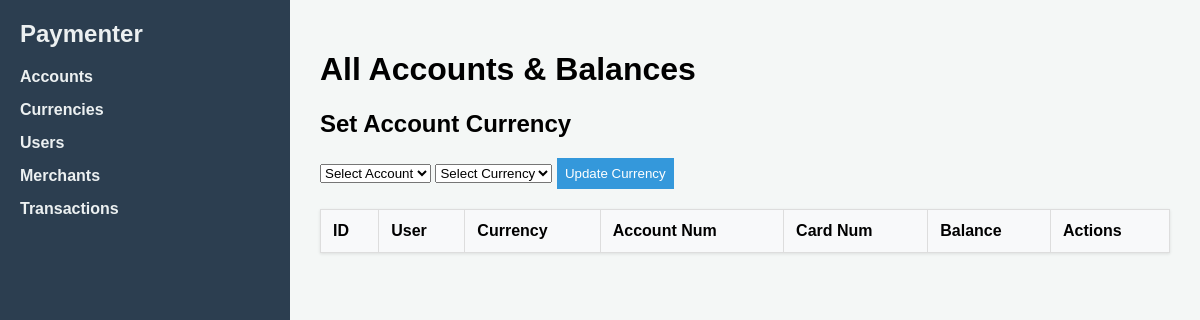
The app's page /dashboard/accounts, older data.
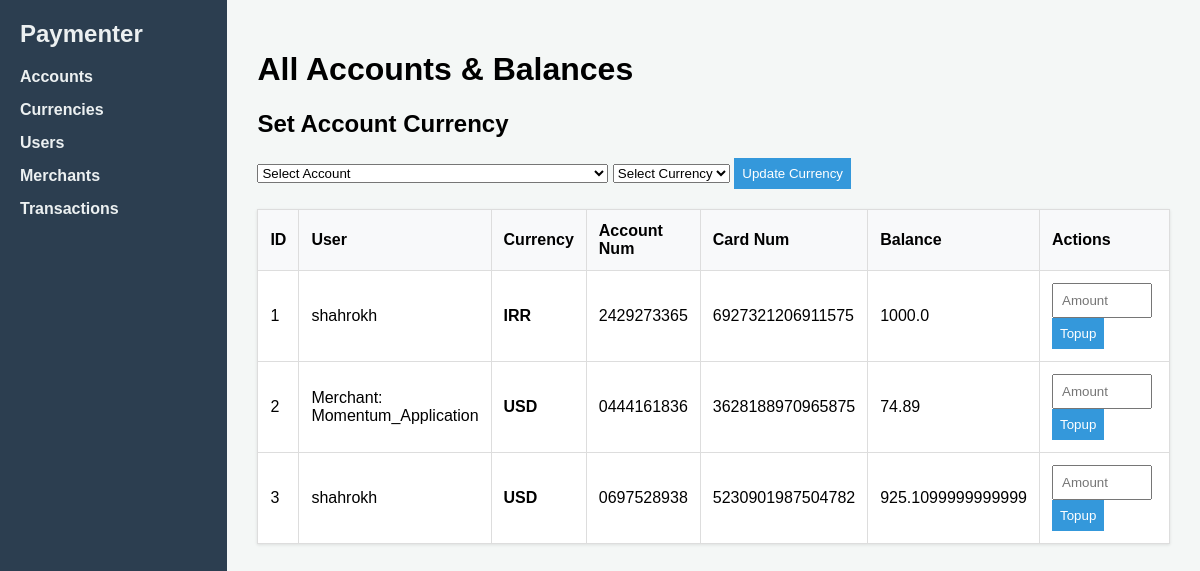
The same page, newer data.
### tables this page shows
CREATE TABLE accounts (
            id INTEGER PRIMARY KEY AUTOINCREMENT,
            user_id INTEGER NOT NULL,
            currency_id INTEGER NOT NULL,
            account_number TEXT NOT NULL UNIQUE,
            card_number TEXT NOT NULL UNIQUE,
            balance REAL NOT NULL DEFAULT 0.0,
            FOREIGN KEY (user_id) REFERENCES users(id),
            FOREIGN KEY (currency_id) REFERENCES currencies(id)
        );

CREATE TABLE users (
            id INTEGER PRIMARY KEY AUTOINCREMENT,
            name TEXT NOT NULL,
            phone_email TEXT NOT NULL UNIQUE
        );

CREATE TABLE currencies (
            id INTEGER PRIMARY KEY AUTOINCREMENT,
            name TEXT NOT NULL,
            code TEXT NOT NULL UNIQUE,
            is_active BOOLEAN NOT NULL DEFAULT 1
        );

### controllers/dashboard_controller.py (the view)
@dashboard_bp.route('/accounts', methods=['GET'])
def accounts():
    accounts_list = account_service.get_all()
    active_currencies = account_service.get_active_currencies()
    return render_template('accounts.html', accounts=accounts_list, currencies=active_currencies)

### database/connection.py (called while the page is built)
def get_db_connection():
    if not os.path.exists(DB_DIR):
        os.makedirs(DB_DIR)
    conn = sqlite3.connect(DB_PATH)
    conn.row_factory = sqlite3.Row  # Allows accessing columns by name
    conn.execute("PRAGMA foreign_keys = ON;")  # Enforce relational integrity
    return conn

### repositories/account_repo.py (called while the page is built)
def get_all():
    conn = get_db_connection()
    accounts = conn.execute("""
        SELECT a.id, a.user_id, a.currency_id, a.account_number, a.card_number, a.balance,
               u.name as user_name,
               c.code as currency_code
        FROM accounts a
        LEFT JOIN users u ON a.user_id = u.id
        LEFT JOIN currencies c ON a.currency_id = c.id
        ORDER BY a.id
    """).fetchall()
    conn.close()
    return accounts

### repositories/currency_repo.py (called while the page is built)
def get_active():
    conn = get_db_connection()
    currencies = conn.execute("SELECT * FROM currencies WHERE is_active = 1").fetchall()
    conn.close()
    return currencies

### services/account_service.py (called while the page is built)
def get_all():
    return account_repo.get_all()

def get_active_currencies():
    return currency_repo.get_active()

### templates/accounts.html (shortened to what this page needs)
{% extends 'base.html' %}
{% block head %}
    <link rel="stylesheet" href="{{ url_for('static', filename='css/account.css') }}">
{% endblock %}
{% block body %}
<h1>All Accounts & Balances</h1>
<div class="form-container">
    <h2>Set Account Currency</h2>
    <form action="{{ url_for('dashboard.update_account_currency') }}" method="POST">
        <select name="account_id" required>
            <option value="" disabled selected>Select Account</option>
        </select>
        <select name="currency_id" required>
            <option value="" disabled selected>Select Currency</option>
        </select>
        <button type="submit">Update Currency</button>
    </form>
</div>
<table>
    <tr>
        <th>ID</th><th>User</th><th>Currency</th><th>Account Num</th><th>Card Num</th><th>Balance</th><th>Actions</th>
    </tr>
    {% for a in accounts %}
    <tr>
        <td>{{ a.id }}</td>
        <td>{{ a.user_name }}</td>
        <td><strong>{{ a.currency_code or 'Not Set' }}</strong></td>
        <td>{{ a.account_number }}</td>
        <td>{{ a.card_number }}</td>
        <td class="balance">{{ a.balance }}</td>
        <td>
            <form action="{{ url_for('dashboard.topup_account') }}" method="POST" style="display:inline;">
                <input type="number" name="amount" step="0.01" placeholder="Amount" required style="width:80px;">
                <button type="submit">Topup</button>
            </form>
        </td>
    </tr>
    {% endfor %}
</table>
{% endblock %}

Row changes from the older to the newer data that the page shows:
added accounts: id "1", user_name "shahrokh", code "IRR", account_number "2429273365", card_number "6927321206911575", balance "1000.0"
added accounts: id "2", user_name "Merchant: Momentum_Application", code "USD", account_number "0444161836", card_number "3628188970965875", balance "74.89"
added accounts: id "3", user_name "shahrokh", code "USD", account_number "0697528938", card_number "5230901987504782", balance "925.1099999999999"
